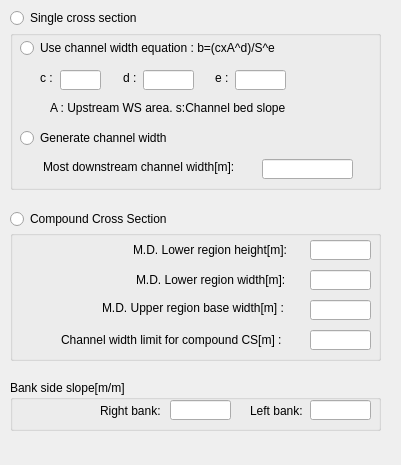
   <widget class="QWidget" name="toolBoxPage3">
    <property name="geometry">
     <rect>
      <x>0</x>
      <y>0</y>
      <width>401</width>
      <height>465</height>
     </rect>
    </property>
    <attribute name="label">
     <string>Channel cross section</string>
    </attribute>
    <widget class="QRadioButton" name="rdo_single">
     <property name="geometry">
      <rect>
       <x>10</x>
       <y>10</y>
       <width>141</width>
       <height>16</height>
      </rect>
     </property>
     <property name="text">
      <string>Single cross section</string>
     </property>
    </widget>
    <widget class="QRadioButton" name="rdo_compound">
     <property name="geometry">
      <rect>
       <x>10</x>
       <y>211</y>
       <width>171</width>
       <height>16</height>
      </rect>
     </property>
     <property name="text">
      <string>Compound Cross Section</string>
     </property>
    </widget>
    <widget class="QGroupBox" name="groupBox_2">
     <property name="geometry">
      <rect>
       <x>10</x>
       <y>30</y>
       <width>371</width>
       <height>160</height>
      </rect>
     </property>
     <property name="title">
      <string/>
     </property>
     <widget class="QLabel" name="label_5">
      <property name="geometry">
       <rect>
        <x>30</x>
        <y>40</y>
        <width>91</width>
        <height>16</height>
       </rect>
      </property>
      <property name="text">
       <string>c : </string>
      </property>
     </widget>
     <widget class="QLabel" name="label_6">
      <property name="geometry">
       <rect>
        <x>113</x>
        <y>40</y>
        <width>21</width>
        <height>16</height>
       </rect>
      </property>
      <property name="text">
       <string>d :</string>
      </property>
     </widget>
     <widget class="QLabel" name="label_7">
      <property name="geometry">
       <rect>
        <x>205</x>
        <y>40</y>
        <width>31</width>
        <height>16</height>
       </rect>
      </property>
      <property name="text">
       <string>e :</string>
      </property>
     </widget>
     <widget class="QLabel" name="label_8">
      <property name="geometry">
       <rect>
        <x>40</x>
        <y>70</y>
        <width>261</width>
        <height>16</height>
       </rect>
      </property>
      <property name="text">
       <string>A : Upstream WS area. s:Channel bed slope</string>
      </property>
     </widget>
     <widget class="QLineEdit" name="txt_c">
      <property name="geometry">
       <rect>
        <x>50</x>
        <y>40</y>
        <width>41</width>
        <height>20</height>
       </rect>
      </property>
     </widget>
     <widget class="QLineEdit" name="txt_d">
      <property name="geometry">
       <rect>
        <x>133</x>
        <y>40</y>
        <width>51</width>
        <height>20</height>
       </rect>
      </property>
     </widget>
     <widget class="QLineEdit" name="txt_e">
      <property name="geometry">
       <rect>
        <x>225</x>
        <y>40</y>
        <width>51</width>
        <height>20</height>
       </rect>
      </property>
     </widget>
     <widget class="QLineEdit" name="txt_douwnstream">
      <property name="geometry">
       <rect>
        <x>252</x>
        <y>129</y>
        <width>91</width>
        <height>20</height>
       </rect>
      </property>
     </widget>
     <widget class="QRadioButton" name="rdo_useCh">
      <property name="geometry">
       <rect>
        <x>10</x>
        <y>10</y>
        <width>311</width>
        <height>16</height>
       </rect>
      </property>
      <property name="text">
       <string>Use channel width equation : b=(cxA^d)/S^e</string>
      </property>
     </widget>
     <widget class="QRadioButton" name="rdo_generateCh">
      <property name="geometry">
       <rect>
        <x>10</x>
        <y>100</y>
        <width>311</width>
        <height>16</height>
       </rect>
      </property>
      <property name="text">
       <string>Generate channel width</string>
      </property>
     </widget>
     <widget class="QLabel" name="label_14">
      <property name="geometry">
       <rect>
        <x>33</x>
        <y>129</y>
        <width>211</width>
        <height>16</height>
       </rect>
      </property>
      <property name="text">
       <string>Most downstream channel width[m]:</string>
      </property>
     </widget>
    </widget>
    <widget class="QGroupBox" name="groupBox_6">
     <property name="geometry">
      <rect>
       <x>10</x>
       <y>230</y>
       <width>371</width>
       <height>131</height>
      </rect>
     </property>
     <property name="title">
      <string/>
     </property>
     <widget class="QLabel" name="label_13">
      <property name="geometry">
       <rect>
        <x>123</x>
        <y>10</y>
        <width>171</width>
        <height>20</height>
       </rect>
      </property>
      <property name="text">
       <string>M.D. Lower region height[m]:</string>
      </property>
     </widget>
     <widget class="QLabel" name="label_16">
      <property name="geometry">
       <rect>
        <x>126</x>
        <y>40</y>
        <width>170</width>
        <height>20</height>
       </rect>
      </property>
      <property name="text">
       <string>M.D. Lower region width[m]:</string>
      </property>
     </widget>
     <widget class="QLabel" name="label_17">
      <property name="geometry">
       <rect>
        <x>92</x>
        <y>70</y>
        <width>201</width>
        <height>16</height>
       </rect>
      </property>
      <property name="text">
       <string>M.D. Upper region base width[m] : </string>
      </property>
     </widget>
     <widget class="QLabel" name="label_18">
      <property name="geometry">
       <rect>
        <x>51</x>
        <y>100</y>
        <width>241</width>
        <height>20</height>
       </rect>
      </property>
      <property name="text">
       <string>Channel width limit for compound CS[m] :</string>
      </property>
     </widget>
     <widget class="QLineEdit" name="txtLower_Region_Height">
      <property name="geometry">
       <rect>
        <x>300</x>
        <y>10</y>
        <width>61</width>
        <height>20</height>
       </rect>
      </property>
     </widget>
     <widget class="QLineEdit" name="txtLower_Region_Base_Width">
      <property name="geometry">
       <rect>
        <x>300</x>
        <y>40</y>
        <width>61</width>
        <height>20</height>
       </rect>
      </property>
     </widget>
     <widget class="QLineEdit" name="txtUpper_Region_Base_Width">
      <property name="geometry">
       <rect>
        <x>300</x>
        <y>70</y>
        <width>61</width>
        <height>20</height>
       </rect>
      </property>
     </widget>
     <widget class="QLineEdit" name="txtCompound_CSChannel_Width_Limit">
      <property name="geometry">
       <rect>
        <x>300</x>
        <y>100</y>
        <width>61</width>
        <height>20</height>
       </rect>
      </property>
     </widget>
    </widget>
    <widget class="QGroupBox" name="groupBox_7">
     <property name="geometry">
      <rect>
       <x>10</x>
       <y>380</y>
       <width>371</width>
       <height>51</height>
      </rect>
     </property>
     <property name="title">
      <string>Bank side slope[m/m]</string>
     </property>
     <widget class="QLabel" name="label_19">
      <property name="geometry">
       <rect>
        <x>90</x>
        <y>20</y>
        <width>71</width>
        <height>21</height>
       </rect>
      </property>
      <property name="text">
       <string>Right bank:</string>
      </property>
     </widget>
     <widget class="QLabel" name="label_20">
      <property name="geometry">
       <rect>
        <x>240</x>
        <y>20</y>
        <width>61</width>
        <height>21</height>
       </rect>
      </property>
      <property name="text">
       <string>Left bank:</string>
      </property>
     </widget>
     <widget class="QLineEdit" name="txtRight_bank">
      <property name="geometry">
       <rect>
        <x>160</x>
        <y>20</y>
        <width>61</width>
        <height>20</height>
       </rect>
      </property>
     </widget>
     <widget class="QLineEdit" name="txtLeft_bank">
      <property name="geometry">
       <rect>
        <x>300</x>
        <y>20</y>
        <width>61</width>
        <height>20</height>
       </rect>
      </property>
     </widget>
    </widget>
   </widget>
